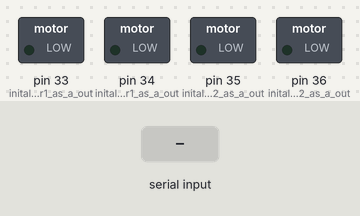
A sketch run on a simulated Arduino Mega 2560, built with avr-gcc and run on an emulated ATmega2560. Parts: switched loads named in the sketch (green lamp = pin HIGH). The test bench sets the inputs (shaded band).

Above: at 1.2 s.
1.3 s: "1" received over the second serial link
At 2.5 s:
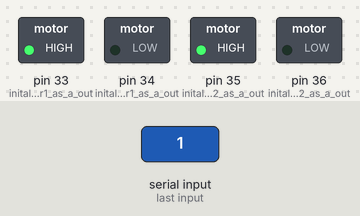
2.8 s: "3" received over the second serial link
At 3.9 s:
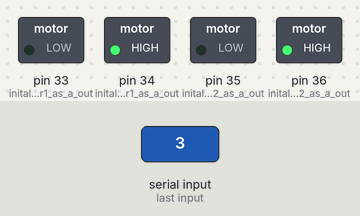
4.3 s: "4" received over the second serial link
At 5.0 s:
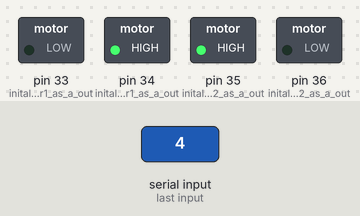
5.8 s: "5" received over the second serial link
At 6.1 s:
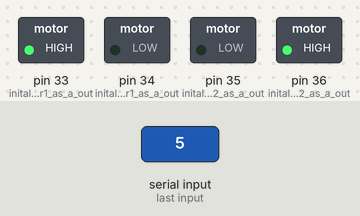
7.3 s: "2" received over the second serial link
At 8.5 s:
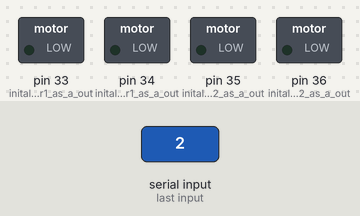
Timing chart, 0 to 9.8 s (numbered marks = the images above; inputs shaded):
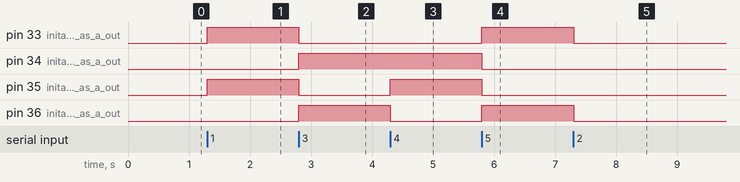

Measured:
- after the input at 1.3 s, pin 33 (initalize_motor1_as_a_out), pin 35 (initalize_motor2_as_a_out): LOW → HIGH at once
- after the input at 2.8 s, pin 33 (initalize_motor1_as_a_out), pin 35 (initalize_motor2_as_a_out): HIGH → LOW at once; pin 34 (initalize_motor1_as_a_out), pin 36 (initalize_motor2_as_a_out): LOW → HIGH at once
- after the input at 4.3 s, pin 35 (initalize_motor2_as_a_out): LOW → HIGH at once; pin 36 (initalize_motor2_as_a_out): HIGH → LOW at once
- after the input at 5.8 s, pin 33 (initalize_motor1_as_a_out), pin 36 (initalize_motor2_as_a_out): LOW → HIGH at once; pin 34 (initalize_motor1_as_a_out), pin 35 (initalize_motor2_as_a_out): HIGH → LOW at once
- after the input at 7.3 s, pin 33 (initalize_motor1_as_a_out), pin 36 (initalize_motor2_as_a_out): HIGH → LOW at once

The sketch:

BluetoothControl_ROBO_CAR.ino
```cpp
int motor1_1=33;                    //initalize motor1 positive terminal
int motor1_2=34;                   //initalize motor1 negative terminal
int motor2_1=35;                   //initalize motor2 positive terminal
int motor2_2=36;                  //initalize motor2 positive terminal

void setup()
{
  pinMode(33,OUTPUT);          //initalize motor1 as a output
  pinMode(34,OUTPUT);          //initalize motor1 as a output
  pinMode(35,OUTPUT);               //initalize motor2 as a output
  pinMode(36,OUTPUT);             //initalize motor2 as a output
  Serial.begin(9600);            //initialize for serial communication
  Serial2.begin(9600);                   // initialize Bluetooth serial communication
}

void loop()
{
  if(Serial2.available()>0)          // check the bluetooth data available on receiver line aur not
  {
  char ch=Serial2.read();           //read incoming data in char
  Serial2.print(ch);                     //display on serial monitor
  if(ch=='1')                                //bluetooth through transmitted data 1 condition for motor will                                                                                rotate on forward direction
  {
    Serial2.print("FORWARD");   //diplay  motor rotate on forward direction
    digitalWrite(33,HIGH);         //motor 1 positive terminal on
    digitalWrite(34,LOW);          //motor 1 negative terminal off
    digitalWrite(35,HIGH);          //motor 2 positive terminal on
    digitalWrite(36,LOW);           //motor 2 negative  terminal off
  }
  if(ch=='2')                              //bluetooth through transmitted data 1 condition for motor will stop
  {
  Serial2.print("STOP");               //diplay  motor rotate on forward direction
  digitalWrite(33,LOW);             //motor 1 positive terminal off
  digitalWrite(34,LOW);            //motor 1 negative terminal off
  digitalWrite(35,LOW);            //motor 2 positive terminal off
  digitalWrite(36,LOW);            //motor 2 negative  terminal off
  }
  if(ch=='3')                              //bluetooth through transmitted data 1 condition for motor will rotate on reverse direction
  {
  Serial2.print("REVERSE");
  digitalWrite(34,HIGH);           //motor 1 negative terminal on
  digitalWrite(33,LOW);            //motor 1 positive terminal off
  digitalWrite(36,HIGH);            //motor 2 negative  terminal on
  digitalWrite(35,LOW);             //motor 2 positive terminal off
  }
  if(ch=='4')                                //bluetooth through transmitted data 1 condition for motor will rotate on right direction
  {
  Serial2.print("RIGHT");
  digitalWrite(35,HIGH);           //motor 2 positive terminal on
  digitalWrite(34,HIGH);          //motor 1 negative terminal on
  digitalWrite(36,LOW);           //motor 2 negative  terminal off
  digitalWrite(33,LOW);          //motor 1 positive terminal off
  }
  if(ch=='5')                           //bluetooth through transmitted data 1 condition for motor will rotate on left direction
  {
  Serial2.print("LEFT");
  digitalWrite(33,HIGH);          //motor 1 positive terminal on
  digitalWrite(36,HIGH);          //motor 2 negative  terminal on
  digitalWrite(35,LOW);          //motor 2 positive terminal off
  digitalWrite(34,LOW);         //motor 1 negative terminal off
  }
  }
}
```
